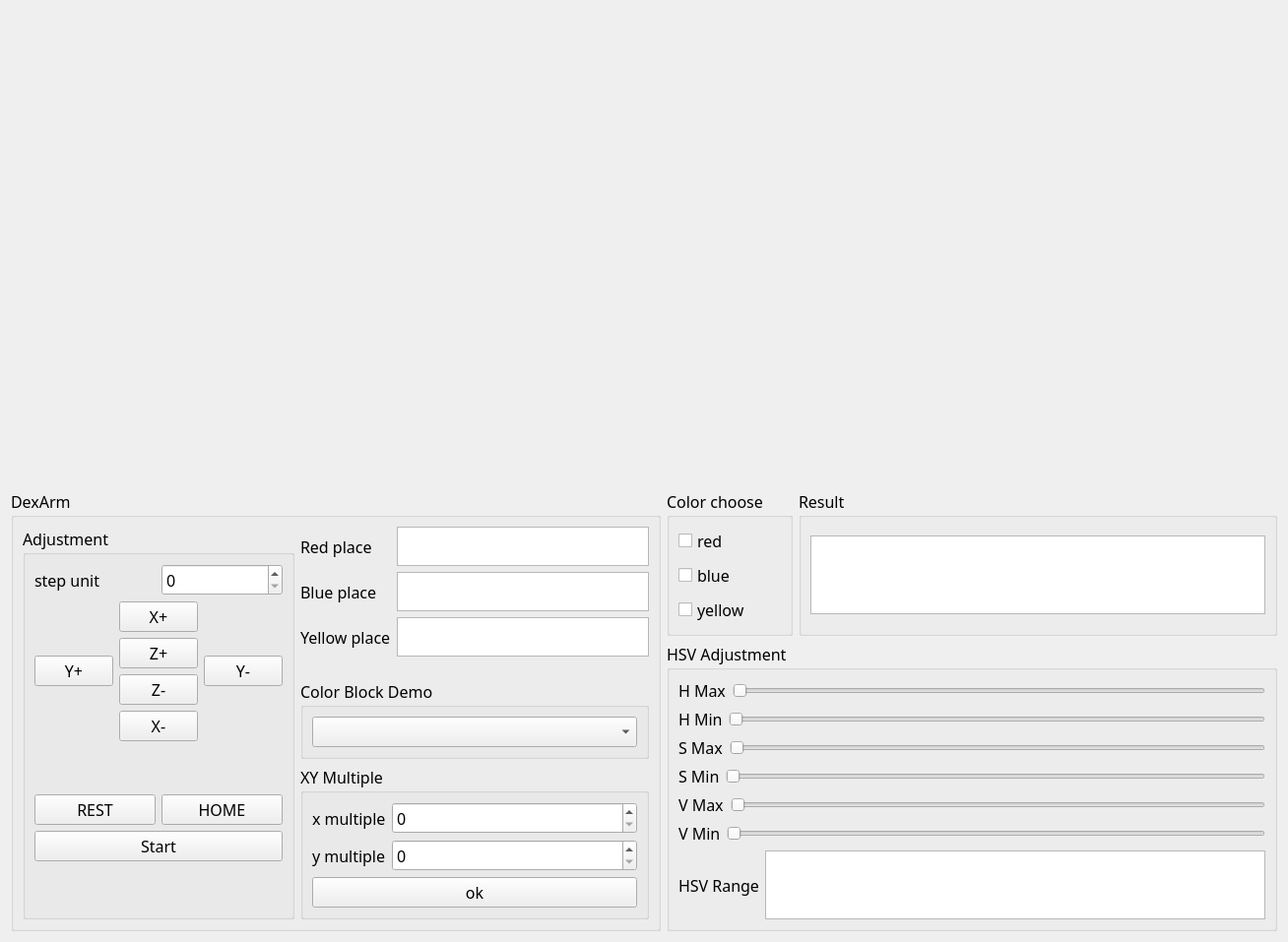
<?xml version="1.0" encoding="UTF-8"?>
<ui version="4.0">
 <class>find_color_block</class>
 <widget class="QWidget" name="find_color_block">
  <property name="geometry">
   <rect>
    <x>0</x>
    <y>0</y>
    <width>1306</width>
    <height>934</height>
   </rect>
  </property>
  <property name="windowTitle">
   <string>Form</string>
  </property>
  <layout class="QVBoxLayout" name="verticalLayout_16">
   <item>
    <layout class="QHBoxLayout" name="horizontalLayout_12">
     <item>
      <widget class="QLabel" name="label_img">
       <property name="minimumSize">
        <size>
         <width>640</width>
         <height>480</height>
        </size>
       </property>
       <property name="styleSheet">
        <string notr="true">QWidget {
border-image:url(./img_icon/1.jpg);
}
</string>
       </property>
       <property name="text">
        <string/>
       </property>
       <property name="buddy">
        <cstring>label_img</cstring>
       </property>
      </widget>
     </item>
     <item>
      <widget class="QLabel" name="label_img_gray">
       <property name="minimumSize">
        <size>
         <width>640</width>
         <height>480</height>
        </size>
       </property>
       <property name="styleSheet">
        <string notr="true">QWidget {
border-image:url(./img_icon/1.jpg);
}
</string>
       </property>
       <property name="text">
        <string/>
       </property>
      </widget>
     </item>
    </layout>
   </item>
   <item>
    <layout class="QHBoxLayout" name="horizontalLayout_11">
     <item>
      <widget class="QGroupBox" name="groupBox_3">
       <property name="minimumSize">
        <size>
         <width>640</width>
         <height>200</height>
        </size>
       </property>
       <property name="font">
        <font>
         <family>3ds</family>
         <pointsize>12</pointsize>
        </font>
       </property>
       <property name="title">
        <string>DexArm</string>
       </property>
       <layout class="QVBoxLayout" name="verticalLayout_9">
        <item>
         <layout class="QFormLayout" name="formLayout">
          <item row="0" column="0">
           <widget class="QGroupBox" name="groupBox_5">
            <property name="font">
             <font>
              <family>3ds</family>
              <pointsize>12</pointsize>
             </font>
            </property>
            <property name="title">
             <string>Adjustment</string>
            </property>
            <layout class="QVBoxLayout" name="verticalLayout_7">
             <item>
              <layout class="QHBoxLayout" name="horizontalLayout_9">
               <item>
                <widget class="QLabel" name="label_11">
                 <property name="font">
                  <font>
                   <family>3ds</family>
                   <pointsize>12</pointsize>
                  </font>
                 </property>
                 <property name="text">
                  <string>step unit</string>
                 </property>
                 <property name="buddy">
                  <cstring>spinBox</cstring>
                 </property>
                </widget>
               </item>
               <item>
                <widget class="QSpinBox" name="spinBox"/>
               </item>
              </layout>
             </item>
             <item>
              <layout class="QHBoxLayout" name="horizontalLayout_10">
               <item>
                <widget class="QPushButton" name="Button_y_add">
                 <property name="text">
                  <string>Y+</string>
                 </property>
                </widget>
               </item>
               <item>
                <layout class="QVBoxLayout" name="verticalLayout_5">
                 <item>
                  <widget class="QPushButton" name="Button_x_add">
                   <property name="text">
                    <string>X+</string>
                   </property>
                  </widget>
                 </item>
                 <item>
                  <widget class="QPushButton" name="Button_z_add">
                   <property name="text">
                    <string>Z+</string>
                   </property>
                  </widget>
                 </item>
                 <item>
                  <widget class="QPushButton" name="Button_z_less">
                   <property name="text">
                    <string>Z-</string>
                   </property>
                  </widget>
                 </item>
                 <item>
                  <widget class="QPushButton" name="Button_x_less">
                   <property name="text">
                    <string>X-</string>
                   </property>
                  </widget>
                 </item>
                </layout>
               </item>
               <item>
                <widget class="QPushButton" name="Button_y_less">
                 <property name="text">
                  <string>Y-</string>
                 </property>
                </widget>
               </item>
              </layout>
             </item>
             <item>
              <spacer name="verticalSpacer_12">
               <property name="orientation">
                <enum>Qt::Vertical</enum>
               </property>
               <property name="sizeHint" stdset="0">
                <size>
                 <width>20</width>
                 <height>10</height>
                </size>
               </property>
              </spacer>
             </item>
             <item>
              <layout class="QVBoxLayout" name="verticalLayout_4">
               <item>
                <layout class="QHBoxLayout" name="horizontalLayout_8">
                 <item>
                  <widget class="QPushButton" name="Button_rest">
                   <property name="text">
                    <string>REST</string>
                   </property>
                  </widget>
                 </item>
                 <item>
                  <widget class="QPushButton" name="Button_home">
                   <property name="text">
                    <string>HOME</string>
                   </property>
                  </widget>
                 </item>
                </layout>
               </item>
               <item>
                <widget class="QPushButton" name="Button_arm_start">
                 <property name="text">
                  <string>Start</string>
                 </property>
                </widget>
               </item>
              </layout>
             </item>
             <item>
              <spacer name="verticalSpacer_10">
               <property name="orientation">
                <enum>Qt::Vertical</enum>
               </property>
               <property name="sizeHint" stdset="0">
                <size>
                 <width>20</width>
                 <height>10</height>
                </size>
               </property>
              </spacer>
             </item>
            </layout>
           </widget>
          </item>
          <item row="0" column="1">
           <layout class="QVBoxLayout" name="verticalLayout_8">
            <item>
             <layout class="QFormLayout" name="formLayout_2">
              <item row="0" column="1">
               <widget class="QTextBrowser" name="show_red_place">
                <property name="maximumSize">
                 <size>
                  <width>16777215</width>
                  <height>40</height>
                 </size>
                </property>
               </widget>
              </item>
              <item row="1" column="0">
               <widget class="QLabel" name="label_9">
                <property name="font">
                 <font>
                  <family>3ds</family>
                  <pointsize>12</pointsize>
                 </font>
                </property>
                <property name="text">
                 <string>Blue place</string>
                </property>
               </widget>
              </item>
              <item row="1" column="1">
               <widget class="QTextBrowser" name="show_blue_place">
                <property name="maximumSize">
                 <size>
                  <width>16777215</width>
                  <height>40</height>
                 </size>
                </property>
               </widget>
              </item>
              <item row="2" column="0">
               <widget class="QLabel" name="label_10">
                <property name="font">
                 <font>
                  <family>3ds</family>
                  <pointsize>12</pointsize>
                 </font>
                </property>
                <property name="text">
                 <string>Yellow place</string>
                </property>
               </widget>
              </item>
              <item row="2" column="1">
               <widget class="QTextBrowser" name="show_yellow_place">
                <property name="maximumSize">
                 <size>
                  <width>16777215</width>
                  <height>40</height>
                 </size>
                </property>
               </widget>
              </item>
              <item row="0" column="0">
               <widget class="QLabel" name="label_8">
                <property name="font">
                 <font>
                  <family>3ds</family>
                  <pointsize>12</pointsize>
                 </font>
                </property>
                <property name="text">
                 <string>Red place</string>
                </property>
               </widget>
              </item>
             </layout>
            </item>
            <item>
             <spacer name="verticalSpacer">
              <property name="orientation">
               <enum>Qt::Vertical</enum>
              </property>
              <property name="sizeHint" stdset="0">
               <size>
                <width>20</width>
                <height>108</height>
               </size>
              </property>
             </spacer>
            </item>
            <item>
             <widget class="QGroupBox" name="groupBox_6">
              <property name="font">
               <font>
                <family>3ds</family>
                <pointsize>12</pointsize>
               </font>
              </property>
              <property name="title">
               <string>Color Block Demo</string>
              </property>
              <layout class="QVBoxLayout" name="verticalLayout_11">
               <item>
                <layout class="QVBoxLayout" name="verticalLayout_13">
                 <item>
                  <widget class="QComboBox" name="Boxdemo"/>
                 </item>
                </layout>
               </item>
              </layout>
             </widget>
            </item>
            <item>
             <spacer name="verticalSpacer_11">
              <property name="orientation">
               <enum>Qt::Vertical</enum>
              </property>
              <property name="sizeHint" stdset="0">
               <size>
                <width>20</width>
                <height>40</height>
               </size>
              </property>
             </spacer>
            </item>
            <item>
             <widget class="QGroupBox" name="groupBox_7">
              <property name="title">
               <string>XY Multiple</string>
              </property>
              <layout class="QVBoxLayout" name="verticalLayout_15">
               <item>
                <layout class="QVBoxLayout" name="verticalLayout_14">
                 <item>
                  <layout class="QFormLayout" name="formLayout_4">
                   <item row="0" column="0">
                    <widget class="QLabel" name="label_12">
                     <property name="font">
                      <font>
                       <family>3ds</family>
                       <pointsize>12</pointsize>
                      </font>
                     </property>
                     <property name="text">
                      <string>x multiple</string>
                     </property>
                     <property name="buddy">
                      <cstring>spinBox</cstring>
                     </property>
                    </widget>
                   </item>
                   <item row="0" column="1">
                    <widget class="QSpinBox" name="Box_x"/>
                   </item>
                   <item row="1" column="0">
                    <widget class="QLabel" name="label_13">
                     <property name="font">
                      <font>
                       <family>3ds</family>
                       <pointsize>12</pointsize>
                      </font>
                     </property>
                     <property name="text">
                      <string>y multiple</string>
                     </property>
                     <property name="buddy">
                      <cstring>spinBox</cstring>
                     </property>
                    </widget>
                   </item>
                   <item row="1" column="1">
                    <widget class="QSpinBox" name="Box_y"/>
                   </item>
                  </layout>
                 </item>
                 <item>
                  <widget class="QPushButton" name="Button_xy_ok">
                   <property name="text">
                    <string>ok</string>
                   </property>
                  </widget>
                 </item>
                </layout>
               </item>
              </layout>
             </widget>
            </item>
            <item>
             <spacer name="verticalSpacer_2">
              <property name="orientation">
               <enum>Qt::Vertical</enum>
              </property>
              <property name="sizeHint" stdset="0">
               <size>
                <width>20</width>
                <height>40</height>
               </size>
              </property>
             </spacer>
            </item>
           </layout>
          </item>
         </layout>
        </item>
       </layout>
      </widget>
     </item>
     <item>
      <layout class="QVBoxLayout" name="verticalLayout_12">
       <item>
        <layout class="QFormLayout" name="formLayout_3">
         <item row="0" column="0">
          <widget class="QGroupBox" name="groupBox_2">
           <property name="maximumSize">
            <size>
             <width>16777215</width>
             <height>150</height>
            </size>
           </property>
           <property name="font">
            <font>
             <family>3ds</family>
             <pointsize>12</pointsize>
            </font>
           </property>
           <property name="title">
            <string>Color choose</string>
           </property>
           <layout class="QVBoxLayout" name="verticalLayout">
            <item>
             <layout class="QVBoxLayout" name="verticalLayout_6">
              <item>
               <widget class="QCheckBox" name="checkBox_Red">
                <property name="font">
                 <font>
                  <family>3ds</family>
                  <pointsize>12</pointsize>
                 </font>
                </property>
                <property name="text">
                 <string>red</string>
                </property>
               </widget>
              </item>
              <item>
               <widget class="QCheckBox" name="checkBox_Blue">
                <property name="font">
                 <font>
                  <family>3ds</family>
                  <pointsize>12</pointsize>
                 </font>
                </property>
                <property name="text">
                 <string>blue</string>
                </property>
               </widget>
              </item>
              <item>
               <widget class="QCheckBox" name="checkBox_Yellow">
                <property name="font">
                 <font>
                  <family>3ds</family>
                  <pointsize>12</pointsize>
                 </font>
                </property>
                <property name="text">
                 <string>yellow</string>
                </property>
               </widget>
              </item>
             </layout>
            </item>
           </layout>
          </widget>
         </item>
         <item row="0" column="1">
          <widget class="QGroupBox" name="groupBox_4">
           <property name="font">
            <font>
             <family>3ds</family>
             <pointsize>12</pointsize>
            </font>
           </property>
           <property name="title">
            <string>Result</string>
           </property>
           <layout class="QVBoxLayout" name="verticalLayout_10">
            <item>
             <widget class="QTextBrowser" name="show_recong_result">
              <property name="maximumSize">
               <size>
                <width>16777215</width>
                <height>80</height>
               </size>
              </property>
             </widget>
            </item>
           </layout>
          </widget>
         </item>
        </layout>
       </item>
       <item>
        <widget class="QGroupBox" name="groupBox">
         <property name="font">
          <font>
           <family>3ds</family>
           <pointsize>12</pointsize>
          </font>
         </property>
         <property name="title">
          <string>HSV Adjustment</string>
         </property>
         <layout class="QVBoxLayout" name="verticalLayout_3">
          <item>
           <layout class="QVBoxLayout" name="verticalLayout_2">
            <item>
             <layout class="QHBoxLayout" name="horizontalLayout">
              <item>
               <widget class="QLabel" name="label">
                <property name="font">
                 <font>
                  <family>3ds</family>
                  <pointsize>12</pointsize>
                 </font>
                </property>
                <property name="text">
                 <string>H Max</string>
                </property>
                <property name="buddy">
                 <cstring>H_Slider_max</cstring>
                </property>
               </widget>
              </item>
              <item>
               <widget class="QSlider" name="H_Slider_max">
                <property name="orientation">
                 <enum>Qt::Horizontal</enum>
                </property>
               </widget>
              </item>
             </layout>
            </item>
            <item>
             <layout class="QHBoxLayout" name="horizontalLayout_2">
              <item>
               <widget class="QLabel" name="label_2">
                <property name="font">
                 <font>
                  <family>3ds</family>
                  <pointsize>12</pointsize>
                 </font>
                </property>
                <property name="text">
                 <string>H Min</string>
                </property>
                <property name="buddy">
                 <cstring>H_Slider_min</cstring>
                </property>
               </widget>
              </item>
              <item>
               <widget class="QSlider" name="H_Slider_min">
                <property name="orientation">
                 <enum>Qt::Horizontal</enum>
                </property>
               </widget>
              </item>
             </layout>
            </item>
            <item>
             <layout class="QHBoxLayout" name="horizontalLayout_3">
              <item>
               <widget class="QLabel" name="label_3">
                <property name="font">
                 <font>
                  <family>3ds</family>
                  <pointsize>12</pointsize>
                 </font>
                </property>
                <property name="text">
                 <string>S Max</string>
                </property>
                <property name="buddy">
                 <cstring>S_Slider_max</cstring>
                </property>
               </widget>
              </item>
              <item>
               <widget class="QSlider" name="S_Slider_max">
                <property name="orientation">
                 <enum>Qt::Horizontal</enum>
                </property>
               </widget>
              </item>
             </layout>
            </item>
            <item>
             <layout class="QHBoxLayout" name="horizontalLayout_4">
              <item>
               <widget class="QLabel" name="label_4">
                <property name="font">
                 <font>
                  <family>3ds</family>
                  <pointsize>12</pointsize>
                 </font>
                </property>
                <property name="text">
                 <string>S Min</string>
                </property>
                <property name="buddy">
                 <cstring>S_Slider_min</cstring>
                </property>
               </widget>
              </item>
              <item>
               <widget class="QSlider" name="S_Slider_min">
                <property name="orientation">
                 <enum>Qt::Horizontal</enum>
                </property>
               </widget>
              </item>
             </layout>
            </item>
            <item>
             <layout class="QHBoxLayout" name="horizontalLayout_5">
              <item>
               <widget class="QLabel" name="label_5">
                <property name="font">
                 <font>
                  <family>3ds</family>
                  <pointsize>12</pointsize>
                 </font>
                </property>
                <property name="text">
                 <string>V Max</string>
                </property>
                <property name="buddy">
                 <cstring>V_Slider_max</cstring>
                </property>
               </widget>
              </item>
              <item>
               <widget class="QSlider" name="V_Slider_max">
                <property name="orientation">
                 <enum>Qt::Horizontal</enum>
                </property>
               </widget>
              </item>
             </layout>
            </item>
            <item>
             <layout class="QHBoxLayout" name="horizontalLayout_6">
              <item>
               <widget class="QLabel" name="label_6">
                <property name="font">
                 <font>
                  <family>3ds</family>
                  <pointsize>12</pointsize>
                 </font>
                </property>
                <property name="text">
                 <string>V Min</string>
                </property>
                <property name="buddy">
                 <cstring>V_Slider_min</cstring>
                </property>
               </widget>
              </item>
              <item>
               <widget class="QSlider" name="V_Slider_min">
                <property name="orientation">
                 <enum>Qt::Horizontal</enum>
                </property>
               </widget>
              </item>
             </layout>
            </item>
            <item>
             <layout class="QHBoxLayout" name="horizontalLayout_7">
              <item>
               <widget class="QLabel" name="label_7">
                <property name="font">
                 <font>
                  <family>3ds</family>
                  <pointsize>12</pointsize>
                 </font>
                </property>
                <property name="text">
                 <string>HSV Range</string>
                </property>
               </widget>
              </item>
              <item>
               <widget class="QPlainTextEdit" name="TextEdit_hsv">
                <property name="enabled">
                 <bool>true</bool>
                </property>
                <property name="maximumSize">
                 <size>
                  <width>16777215</width>
                  <height>80</height>
                 </size>
                </property>
                <property name="font">
                 <font>
                  <family>3ds</family>
                  <pointsize>12</pointsize>
                 </font>
                </property>
                <property name="plainText">
                 <string/>
                </property>
               </widget>
              </item>
             </layout>
            </item>
           </layout>
          </item>
         </layout>
        </widget>
       </item>
      </layout>
     </item>
    </layout>
   </item>
  </layout>
 </widget>
 <resources/>
 <connections/>
</ui>
